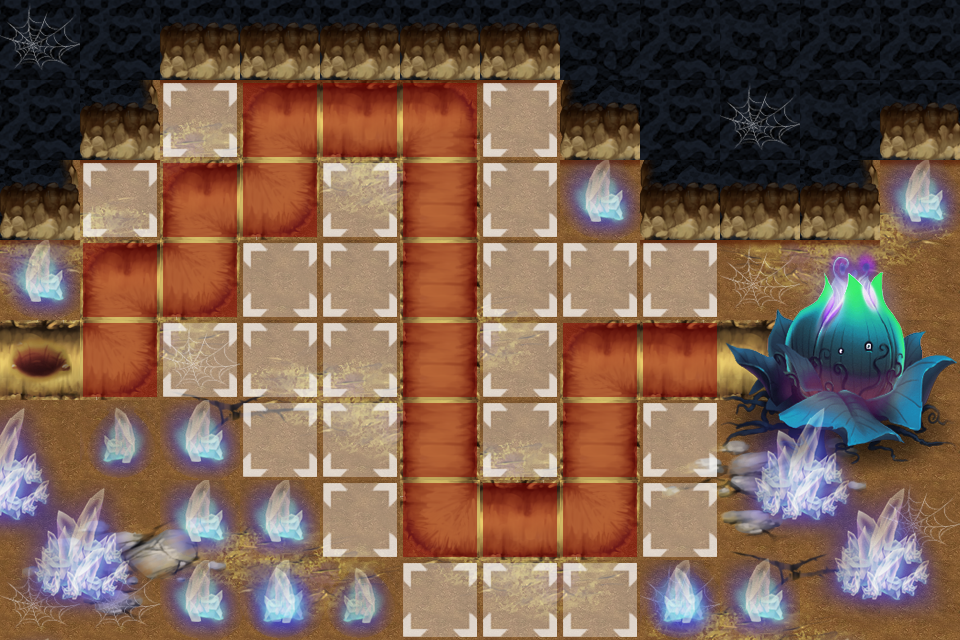

Tiled map render using the project's own tile images. Description and the map definition, with tile-layer contents summarised, below:
An orthogonal 12x8 tile map with 80x80 px tiles, 9 tile layers (BACKGROUND1, BACKGROUND2, BACKGROUND3, BACKGROUND4, ...), 1 hidden layer not drawn, 6 tilesets and 14 objects (WayPoint00, WayPoint01, WayPoint02, WayPoint03, WayPoint04, ...).

<map version="1.0" orientation="orthogonal" width="12" height="8" tilewidth="80" tileheight="80">
 <tileset firstgid="1" name="rebuild_2" tilewidth="80" tileheight="80">
  <image source="rebuild_2.png" width="400" height="160" />
 </tileset>
 <tileset firstgid="11" name="21" tilewidth="80" tileheight="80">
  <image source="21.png" width="800" height="480" />
 </tileset>
 <tileset firstgid="71" name="3333" tilewidth="80" tileheight="80">
  <image source="3333.png" width="160" height="240" />
 </tileset>
 <tileset firstgid="77" name="build" tilewidth="80" tileheight="80">
  <image source="build.png" width="80" height="80" />
  <tile id="0">
   <properties>
    <property name="buildable" value="1" />
   </properties>
  </tile>
 </tileset>
 <tileset firstgid="78" name="road" tilewidth="80" tileheight="80">
  <image source="road.png" width="80" height="80" />
  <tile id="0">
   <properties>
    <property name="skillable" value="1" />
   </properties>
  </tile>
 </tileset>
 <tileset firstgid="79" name="23" tilewidth="80" tileheight="80">
  <image source="23.png" width="240" height="240" />
 </tileset>
 <layer name="BACKGROUND1" width="12" height="8">
  <data>[96 cells, 96 non-empty, 2 distinct tile ids]</data>
 </layer>
 <layer name="BACKGROUND2" width="12" height="8">
  <data>[96 cells, 55 non-empty, 18 distinct tile ids]</data>
 </layer>
 <layer name="BACKGROUND3" width="12" height="8">
  <data>[96 cells, 60 non-empty, 21 distinct tile ids]</data>
 </layer>
 <layer name="BACKGROUND4" width="12" height="8">
  <data>[96 cells, 30 non-empty, 4 distinct tile ids]</data>
 </layer>
 <layer name="SEEDLAYER" width="12" height="8">
  <data>[96 cells, 9 non-empty, 9 distinct tile ids]</data>
 </layer>
 <layer name="BACKGROUND5" width="12" height="8">
  <data>[96 cells, 15 non-empty, 6 distinct tile ids]</data>
 </layer>
 <layer name="BACKGROUND6" width="12" height="8">
  <data>[96 cells, 13 non-empty, 6 distinct tile ids]</data>
 </layer>
 <layer name="Meta" width="12" height="8">
  <data>[96 cells, 23 non-empty, 1 distinct tile ids]</data>
 </layer>
 <layer name="Towerface" width="12" height="8">
  <data>[96 cells, 18 non-empty, 1 distinct tile ids]</data>
 </layer>
 <layer name="Rebuild" width="12" height="8" visible="0">
  <data>[96 cells, 0 non-empty, 0 distinct tile ids]</data>
 </layer>
 <objectgroup name="Objects" width="12" height="8">
  <object name="WayPoint00" x="40" y="360" />
  <object name="WayPoint01" x="120" y="360" />
  <object name="WayPoint02" x="120" y="280" />
  <object name="WayPoint03" x="200" y="280" />
  <object name="WayPoint04" x="200" y="200" />
  <object name="WayPoint05" x="280" y="200" />
  <object name="WayPoint06" x="280" y="120" />
  <object name="WayPoint07" x="440" y="120" />
  <object name="WayPoint08" x="440" y="520" />
  <object name="WayPoint09" x="600" y="520" />
  <object name="WayPoint10" x="600" y="360" />
  <object name="WayPoint11" x="760" y="360" />
  <object name="SeedsPos" x="920" y="280" />
  <object name="RapidSoliderPos" x="40" y="440" />
 </objectgroup>
</map>
